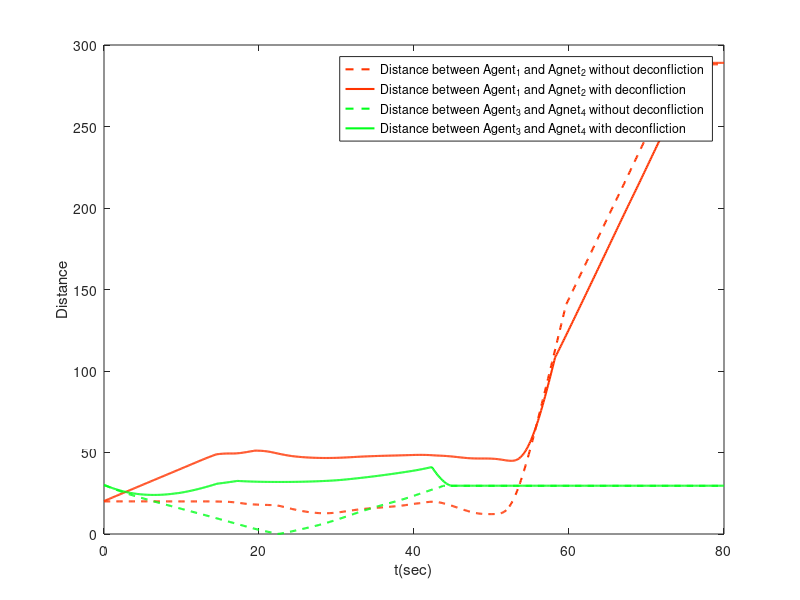

This figure's MATLAB source:
load simulation3_data_original
dist_agent1=dist_agent;
load simulation3_data_deconfliction
dist_agent2=dist_agent;

dt=0.1;
t=0:dt:80;
figure(3)
for i=[1 3]
    if i==1
        clr=[1 0.2 0];
    elseif i==3
        clr=[0 1 0.1];
    else
        clr=rand(1,3);
    end
    plot(t,dist_agent1(i,:),'--','Color',clr,'LineWidth',1.5);
    hold on
    plot(t,dist_agent2(i,:),'Color',clr,'LineWidth',1.5);
end
legend('Distance between Agent_1 and Agnet_2 without deconfliction', 'Distance between Agent_1 and Agnet_2 with deconfliction', 'Distance between Agent_3 and Agnet_4 without deconfliction', 'Distance between Agent_3 and Agnet_4 with deconfliction' )
xlabel('t(sec)')
ylabel('Distance')